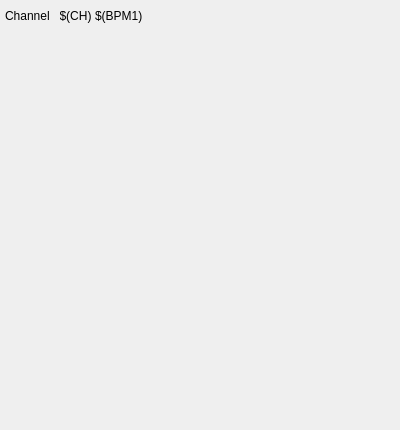
<?xml version="1.0" encoding="UTF-8"?>
<ui version="4.0">
 <class>MainWindow</class>
 <widget class="QMainWindow" name="MainWindow">
  <property name="geometry">
   <rect>
    <x>0</x>
    <y>0</y>
    <width>400</width>
    <height>430</height>
   </rect>
  </property>
  <property name="windowTitle">
   <string>MainWindow</string>
  </property>
  <property name="Title" stdset="0">
   <string>DSC coeff.history &gt;&gt; $(BPM)</string>
  </property>
  <widget class="QWidget" name="centralwidget">
   <widget class="caStripPlot" name="castripplot">
    <property name="geometry">
     <rect>
      <x>5</x>
      <y>34</y>
      <width>390</width>
      <height>191</height>
     </rect>
    </property>
    <property name="Title" stdset="0">
     <string notr="true">DSC ampl.coeff: last 10 minutes history</string>
    </property>
    <property name="TitleX">
     <string notr="true">Time</string>
    </property>
    <property name="TitleY">
     <string notr="true">Value</string>
    </property>
    <property name="channels" stdset="0">
     <string notr="true">$(BPM):gain_0;$(BPM):gain_1;$(BPM):gain_2;$(BPM):gain_3</string>
    </property>
    <property name="units">
     <enum>caStripPlot::Minute</enum>
    </property>
    <property name="period">
     <double>10.000000000000000</double>
    </property>
    <property name="YAxisScaling" stdset="0">
     <enum>caStripPlot::autoScale</enum>
    </property>
    <property name="foreground">
     <color>
      <red>255</red>
      <green>255</green>
      <blue>255</blue>
     </color>
    </property>
    <property name="LegendEnabled">
     <bool>false</bool>
    </property>
   </widget>
   <widget class="caStripPlot" name="castripplot_2">
    <property name="geometry">
     <rect>
      <x>5</x>
      <y>230</y>
      <width>390</width>
      <height>191</height>
     </rect>
    </property>
    <property name="Title" stdset="0">
     <string notr="true">DSC phase coeff: last 10 minutes history</string>
    </property>
    <property name="TitleX">
     <string notr="true">Time</string>
    </property>
    <property name="TitleY">
     <string notr="true">Value</string>
    </property>
    <property name="channels" stdset="0">
     <string notr="true">$(BPM):phase_0;$(BPM):phase_1;$(BPM):phase_2;$(BPM):phase_3</string>
    </property>
    <property name="units">
     <enum>caStripPlot::Minute</enum>
    </property>
    <property name="period">
     <double>10.000000000000000</double>
    </property>
    <property name="YAxisScaling" stdset="0">
     <enum>caStripPlot::autoScale</enum>
    </property>
    <property name="foreground">
     <color>
      <red>255</red>
      <green>255</green>
      <blue>255</blue>
     </color>
    </property>
    <property name="LegendEnabled">
     <bool>false</bool>
    </property>
   </widget>
   <widget class="QLabel" name="label">
    <property name="geometry">
     <rect>
      <x>5</x>
      <y>5</y>
      <width>66</width>
      <height>21</height>
     </rect>
    </property>
    <property name="text">
     <string>Channel</string>
    </property>
   </widget>
   <widget class="caLabel" name="calabel">
    <property name="geometry">
     <rect>
      <x>95</x>
      <y>5</y>
      <width>106</width>
      <height>21</height>
     </rect>
    </property>
    <property name="text">
     <string>$(BPM1)</string>
    </property>
    <property name="alignment">
     <set>Qt::AlignLeading|Qt::AlignLeft|Qt::AlignVCenter</set>
    </property>
    <property name="channel" stdset="0">
     <string notr="true"/>
    </property>
   </widget>
   <widget class="caLabel" name="calabel_2">
    <property name="geometry">
     <rect>
      <x>60</x>
      <y>5</y>
      <width>31</width>
      <height>21</height>
     </rect>
    </property>
    <property name="text">
     <string>$(CH)</string>
    </property>
    <property name="alignment">
     <set>Qt::AlignCenter</set>
    </property>
    <property name="channel" stdset="0">
     <string notr="true">$(CH)</string>
    </property>
   </widget>
  </widget>
 </widget>
 <customwidgets>
  <customwidget>
   <class>QwtPlot</class>
   <extends>QFrame</extends>
   <header>qwt_plot.h</header>
  </customwidget>
  <customwidget>
   <class>caLabel</class>
   <extends>QLabel</extends>
   <header>caLabel</header>
  </customwidget>
  <customwidget>
   <class>caStripPlot</class>
   <extends>QwtPlot</extends>
   <header>caStripPlot</header>
  </customwidget>
 </customwidgets>
 <resources/>
 <connections/>
</ui>
